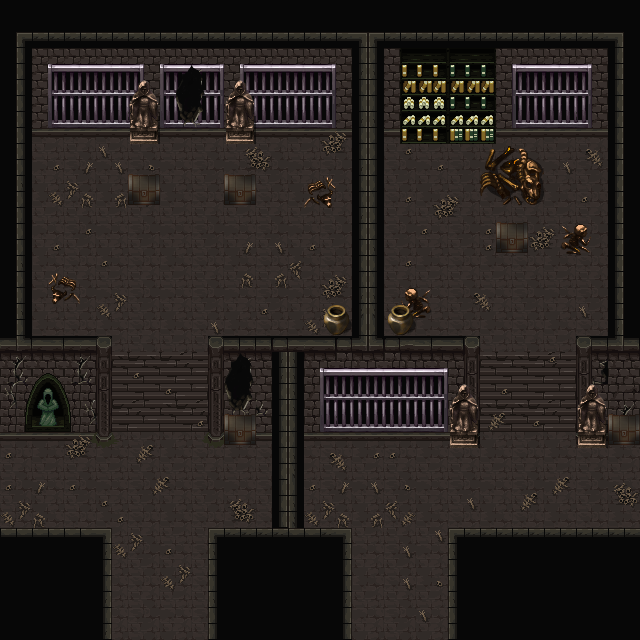

This is a level from a 2D game, rendered from its Tiled map with the project's own tilesets. A one-line summary and the map file follow, with tile-layer data summarised:
An orthogonal 40x40 tile map with 16x16 px tiles, 13 tile layers (tiles, walls, stairs, pillars, ...), 7 tilesets and 7 objects.

<map version="1.10" tiledversion="1.12.2" orientation="orthogonal" renderorder="right-down" width="40" height="40" tilewidth="16" tileheight="16" infinite="0" nextlayerid="15" nextobjectid="212">
 <tileset firstgid="1" source="../tsx/mainlevbuild.tsx" />
 <tileset firstgid="1703" source="../tsx/Inside_B.tsx" />
 <tileset firstgid="2727" source="../tsx/Knowledge temple.tsx" />
 <tileset firstgid="4127" source="../tsx/Dungeon_B copy.tsx" />
 <tileset firstgid="5151" source="../tsx/decorative.tsx" />
 <tileset firstgid="6175" source="../tsx/Dungeon_B.tsx" />
 <tileset firstgid="7199" source="../tsx/TX Props copy.tsx" />
 <layer id="6" name="tiles" width="40" height="40" locked="1">
  <data>[1600 cells, 1600 non-empty, 16 distinct tile ids]</data>
 </layer>
 <layer id="1" name="walls" width="40" height="40" locked="1">
  <data>[1600 cells, 559 non-empty, 46 distinct tile ids]</data>
 </layer>
 <layer id="2" name="stairs" width="40" height="40" locked="1">
  <data>[1600 cells, 28 non-empty, 8 distinct tile ids]</data>
 </layer>
 <layer id="3" name="pillars" width="40" height="40" locked="1">
  <data>[1600 cells, 91 non-empty, 29 distinct tile ids]</data>
 </layer>
 <layer id="5" name="dakrness" width="40" height="40" locked="1">
  <data>[1600 cells, 380 non-empty, 24 distinct tile ids]</data>
 </layer>
 <layer id="11" name="bookshelves" width="40" height="40" locked="1">
  <data>[1600 cells, 36 non-empty, 21 distinct tile ids]</data>
 </layer>
 <layer id="7" name="statue" width="40" height="40" locked="1">
  <data>[1600 cells, 16 non-empty, 16 distinct tile ids]</data>
 </layer>
 <layer id="4" name="rehas" width="40" height="40">
  <data>[1600 cells, 116 non-empty, 24 distinct tile ids]</data>
 </layer>
 <layer id="14" name="break" width="40" height="40">
  <data>[1600 cells, 8 non-empty, 8 distinct tile ids]</data>
 </layer>
 <layer id="8" name="bones" width="40" height="40" locked="1">
  <data>[1600 cells, 521 non-empty, 108 distinct tile ids]</data>
 </layer>
 <layer id="9" name="wall cracks" width="40" height="40" locked="1">
  <data>[1600 cells, 38 non-empty, 18 distinct tile ids]</data>
 </layer>
 <layer id="10" name="chests" width="40" height="40" locked="1">
  <data>[1600 cells, 38 non-empty, 10 distinct tile ids]</data>
 </layer>
 <layer id="12" name="table" width="40" height="40" locked="1">
  <data>[1600 cells, 0 non-empty, 0 distinct tile ids]</data>
 </layer>
 <objectgroup id="13" name="Castle lessons">
  <object id="204" x="128.273" y="174.636" width="31.7273" height="30.1818">
   <properties>
    <property name="actions" value="search_chest" />
    <property name="topic_id" value="functions_lesson" />
    <property name="types" value="interactive" />
   </properties>
  </object>
  <object id="205" x="496.5" y="222.75" width="31.375" height="30.125">
   <properties>
    <property name="actions" value="search_chest" />
    <property name="topic_id" value="tuples_lesson" />
    <property name="types" value="interactive" />
   </properties>
  </object>
  <object id="206" x="223.909" y="174.636" width="32.2727" height="30.1818">
   <properties>
    <property name="actions" value="search_chest" />
    <property name="types" value="interactive" />
   </properties>
  </object>
  <object id="207" x="224.091" y="414.455" width="31.5455" height="30.5455">
   <properties>
    <property name="actions" value="search_chest" />
    <property name="types" value="interactive" />
   </properties>
  </object>
  <object id="208" x="323.091" y="304.364" width="26.1818" height="31.4545">
   <properties>
    <property name="actions" value="search_vase" />
    <property name="types" value="interactive" />
   </properties>
   <ellipse />
  </object>
  <object id="209" x="387.636" y="304.182" width="25.4545" height="30.1818">
   <properties>
    <property name="actions" value="search_vase" />
    <property name="types" value="interactive" />
   </properties>
   <ellipse />
  </object>
  <object id="210" x="607.818" y="414.455" width="32.2727" height="30.5455">
   <properties>
    <property name="actions" value="search_chest" />
    <property name="types" value="interactive" />
   </properties>
  </object>
 </objectgroup>
</map>
